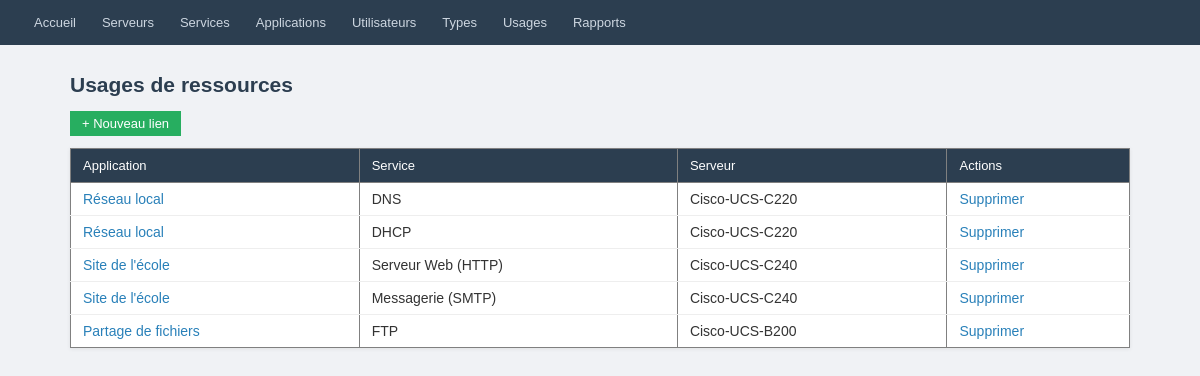
Page /resource-usages/ on the committed database.
### inventory/models.py (models this page shows, shortened)
class UsageRessource(models.Model):
    application = models.ForeignKey(
                      Application,
                      on_delete=models.CASCADE,
                      related_name='usages_ressource'
                  )
    service     = models.ForeignKey(
                      Service,
                      on_delete=models.CASCADE,
                      related_name='usages_ressource'
                  )
    class Meta:
        unique_together = [('application', 'service')]
        db_table        = 'usage_ressource'

class Application(models.Model):
    nom_application = models.CharField(max_length=100, unique=True)
    logo            = models.ImageField(upload_to='logos/', blank=True, null=True)
    utilisateur     = models.ForeignKey(
                          Utilisateur,
                          on_delete=models.PROTECT,
                          related_name='applications'
                      )
    class Meta:
        ordering = ['nom_application']
        db_table = 'application'
    def __str__(self):
        return self.nom_application

class Service(models.Model):
    nom_service             = models.CharField(max_length=100, unique=True)
    date_lancement          = models.DateField()
    espace_memoire_utilise  = models.PositiveIntegerField()
    memoire_vive_necessaire = models.PositiveIntegerField()
    serveur                 = models.ForeignKey(
                                  Serveur,
                                  on_delete=models.PROTECT,
                                  related_name='services'
                              )
    class Meta:
        ordering = ['nom_service']
        db_table = 'service'
    def __str__(self):
        return self.nom_service

class Serveur(models.Model):
    nom               = models.CharField(max_length=100, unique=True)
    type_serveur      = models.ForeignKey(
                            TypeServeur,
                            on_delete=models.PROTECT,
                            related_name='serveurs'
                        )
    nombre_processeur = models.PositiveIntegerField()
    capacite_memoire  = models.PositiveIntegerField()
    capacite_stockage = models.PositiveIntegerField()
    class Meta:
        ordering = ['nom']
        db_table = 'serveur'
    def __str__(self):
        return self.nom

### inventory/views.py (the view)
# urls.py: path('resource-usages/',                 views.resourceusage_list,   name='resourceusage-list'),
def resourceusage_list(request):
    return render(request, 'inventory/resourceusage/list.html', {'usages': UsageRessource.objects.select_related('application', 'service__serveur')})

### inventory/templates/inventory/resourceusage/list.html (shortened to what this page needs)
{% extends "inventory/base.html" %}
{% block content %}
<h2>Usages de ressources</h2>
<a href="{% url 'inventory:resourceusage-create' %}">+ Nouveau lien</a>
<table border="1" cellpadding="5">
  <tr><th>Application</th><th>Service</th><th>Serveur</th><th>Actions</th></tr>
  {% for u in usages %}
  <tr>
    <td><a href="{% url 'inventory:application-detail' u.application.pk %}">{{ u.application }}</a></td>
    <td>{{ u.service }}</td>
    <td>{{ u.service.serveur }}</td>
    <td><a href="{% url 'inventory:resourceusage-delete' u.pk %}">Supprimer</a></td>
  </tr>
  {% empty %}<tr><td colspan="4">Aucun lien.</td></tr>{% endfor %}
</table>
{% endblock %}

### inventory/templates/inventory/base.html (style rules this page uses)
* { box-sizing: border-box; margin: 0; padding: 0; }
body { font-family: Arial, sans-serif; font-size: 14px; background: #f0f2f5; color: #333; }
h1, h2, h3 { margin-bottom: 14px; color: #2c3e50; }
a { color: #2980b9; text-decoration: none; }
a[href*="create"] { display: inline-block; background: #27ae60; color: #fff; padding: 5px 12px; border-radius: 0; margin-bottom: 12px; font-size: 13px; }
table { width: 100%; border-collapse: collapse; background: #fff; box-shadow: 0 1px 4px rgba(0,0,0,0.08); }
th { background: #2c3e50; color: #fff; padding: 9px 12px; text-align: left; font-weight: normal; font-size: 13px; }
td { padding: 8px 12px; border-bottom: 1px solid #eee; }
tr:last-child td { border-bottom: none; }

### rows in the picture
UsageRessource: application "Réseau local", service "DNS", service.serveur "Cisco-UCS-C220"
UsageRessource: application "Réseau local", service "DHCP", service.serveur "Cisco-UCS-C220"
UsageRessource: application "Site de l'école", service "Serveur Web (HTTP)", service.serveur "Cisco-UCS-C240"
UsageRessource: application "Site de l'école", service "Messagerie (SMTP)", service.serveur "Cisco-UCS-C240"
UsageRessource: application "Partage de fichiers", service "FTP", service.serveur "Cisco-UCS-B200"
